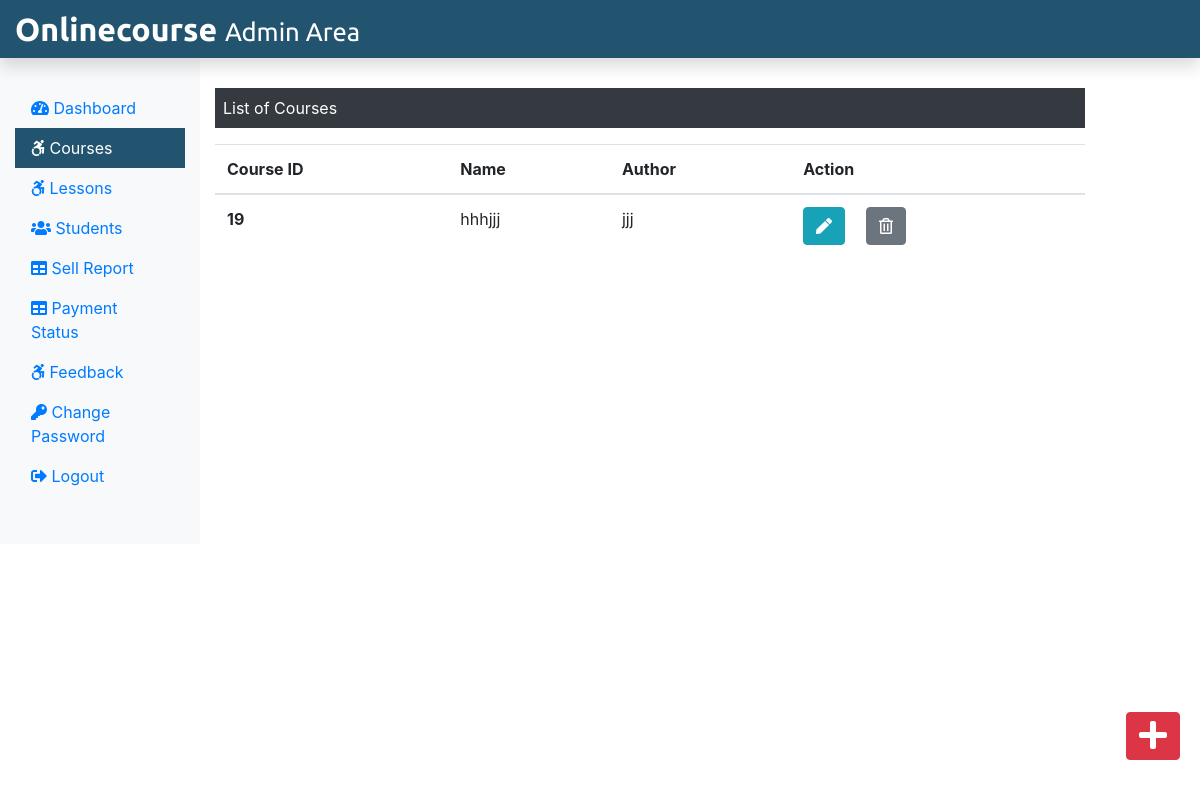
The app's page /Admin/courses.php (signed in) with its own data.
### tables this page shows
CREATE TABLE `course` (
  `course_id` int(11) NOT NULL,
  `course_name` text NOT NULL,
  `course_desc` text NOT NULL,
  `course_author` varchar(255) NOT NULL,
  `course_img` text NOT NULL,
  `course_duration` text NOT NULL,
  `course_price` int(11) NOT NULL,
  `course_original_price` int(11) NOT NULL
);

### Admin/courses.php (the view, shortened to what this page needs)
<?php
include('./adminInclude/header.php');
include('../dbConnection.php');
 ?>
  <div class="col-sm-9 mt-5">
    <p class=" bg-dark text-white p-2">List of Courses</p>
    <?php
      $sql = "SELECT * FROM course";
      $result = $conn->query($sql);
      if($result->num_rows > 0){
       echo '<table class="table">
       <thead>
        <tr>
         <th scope="col">Course ID</th>
         <th scope="col">Name</th>
         <th scope="col">Author</th>
         <th scope="col">Action</th>
        </tr>
       </thead>
       <tbody>';
        while($row = $result->fetch_assoc()){
          echo '<tr>';
          echo '<th scope="row">'.$row["course_id"].'</th>';
          echo '<td>'. $row["course_name"].'</td>';
          echo '<td>'.$row["course_author"].'</td>';
          echo '<td><form action="editcourse.php" method="POST" class="d-inline"> <input type="hidden" name="id" value='. $row["course_id"] .'><button type="submit" class="btn btn-info mr-3" name="view" value="View"><i class="fas fa-pen"></i></button></form>
          <form action="" method="POST" class="d-inline"><input type="hidden" name="id" value='. $row["course_id"] .'><button type="submit" class="btn btn-secondary" name="delete" value="Delete"><i class="far fa-trash-alt"></i></button></form></td>
         </tr>';
        }
        echo '</tbody>
        </table>';
      } else {
        echo "0 Result";
      }
     ?>
  </div>
 </div>
 <div><a class="btn btn-danger box" href="./addCourse.php"><i class="fas fa-plus fa-2x"></i></a></div>
</div>
<?php
include('./adminInclude/footer.php');
?>

### css/adminstyle.css (style rules this page uses)
.box { position: fixed; bottom: 10px; right: 20px; margin-bottom: 30px; }

### records on screen
course: course_id "19", course_name "hhhjjj", course_author "jjj"
